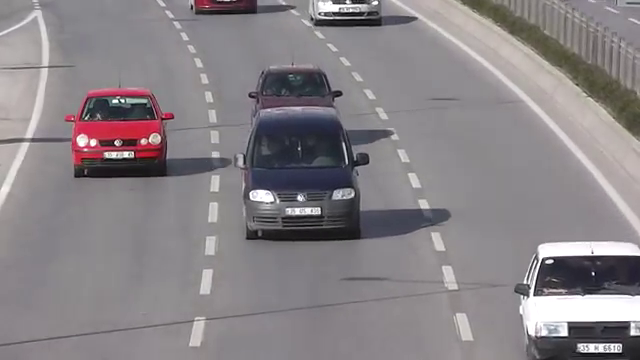
#> input picture frame 55 of videos/traffic2.mp4, 640 x 360 px, given in place of cars.avi, which was not available
$ python readvideo.py   (Python 2 division)   (older library calls are emulated)
#> lines starting #> are read from the running program, lines starting #| are printed output that depends on the picture; pictures that were not available may be replaced by others from this repository, and a replacement may not be noted
### src/video.py
#!/usr/bin/env python

'''
Video capture sample.

Sample shows how VideoCapture class can be used to acquire video
frames from a camera of a movie file. Also the sample provides
an example of procedural video generation by an object, mimicking
the VideoCapture interface (see Chess class).

'create_capture' is a convinience function for capture creation,
falling back to procedural video in case of error.

Usage:
    video.py [--shotdir <shot path>] [source0] [source1] ...'

    sourceN is an
     - integer number for camera capture
     - name of video file
     - synth:<params> for procedural video

Synth examples:
    synth:bg=../cpp/lena.jpg:noise=0.1
    synth:class=chess:bg=../cpp/lena.jpg:noise=0.1:size=640x480

Keys:
    ESC    - exit
    SPACE  - save current frame to <shot path> directory

'''

import numpy as np
import cv2
from time import clock
from numpy import pi, sin, cos
import common

class VideoSynthBase(object):
    # [14 lines left out: function __init__, not called in this run]

    def render(self, dst):
        pass

    # [15 lines left out: function read, not called in this run]

    def isOpened(self):
        return True

class Chess(VideoSynthBase):
    # [45 lines left out: functions __init__, draw_quads, render, not called in this run]


classes = dict(chess=Chess)

presets = dict(
    empty = 'synth:',
    lena = 'synth:bg=../cpp/lena.jpg:noise=0.1',
    chess = 'synth:class=chess:bg=../cpp/lena.jpg:noise=0.1:size=640x480'
)


def create_capture(source = 0, fallback = presets['chess']):
    '''source: <int> or '<int>|<filename>|synth [:<param_name>=<value> [:...]]'
    '''
    source = str(source).strip()
    chunks = source.split(':')
    # hanlde drive letter ('c:', ...)
    if len(chunks) > 1 and len(chunks[0]) == 1 and chunks[0].isalpha():
        chunks[1] = chunks[0] + ':' + chunks[1]
        del chunks[0]

    source = chunks[0]
    try: source = int(source)
    except ValueError: pass
    params = dict( s.split('=') for s in chunks[1:] )

    cap = None
    if source == 'synth':
        Class = classes.get(params.get('class', None), VideoSynthBase)
        try: cap = Class(**params)
        except: pass
    else:
        cap = cv2.VideoCapture(source)
        if 'size' in params:
            w, h = map(int, params['size'].split('x'))
            cap.set(cv2.cv.CV_CAP_PROP_FRAME_WIDTH, w)
            cap.set(cv2.cv.CV_CAP_PROP_FRAME_HEIGHT, h)
    if cap is None or not cap.isOpened():
        print 'Warning: unable to open video source: ', source
        if fallback is not None:
            return create_capture(fallback, None)
    return cap

# [30 lines that do not run on import are left out]

### src/readvideo.py
import numpy as np
import cv2
import video
from common import anorm2, draw_str
from time import clock


lk_params = dict( winSize  = (15, 15),
                  maxLevel = 2,
                  criteria = (cv2.TERM_CRITERIA_EPS | cv2.TERM_CRITERIA_COUNT, 10, 0.03))

feature_params = dict( maxCorners = 500,
                       qualityLevel = 0.3,
                       minDistance = 7,
                       blockSize = 7 )

video_src = '../videos/cars.avi'

track_len = 10
detect_interval = 5
tracks = []

tracks.append([100, 100])
tracks.append([200, 200])
tracks.append([250, 250])
tracks.append([300, 250])

cam = video.create_capture(video_src)
frame_idx = 0

while True:
    ret, frame = cam.read()
#> frame is the input picture: shape (360, 640, 3); mean B, G, R 134.5, 130.9, 136.5
    frame = cv2.resize(frame, (448, 448))
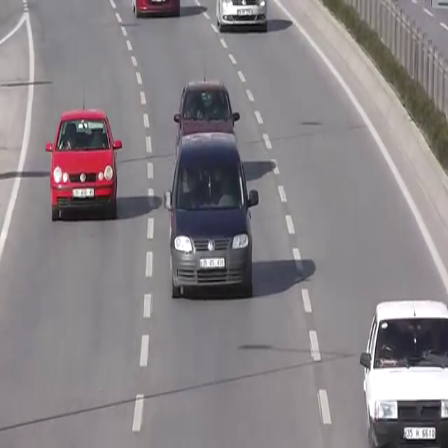
#> frame: shape (448, 448, 3); mean B, G, R 134.4, 130.9, 136.4
    frame_gray = cv2.cvtColor(frame, cv2.COLOR_BGR2GRAY)
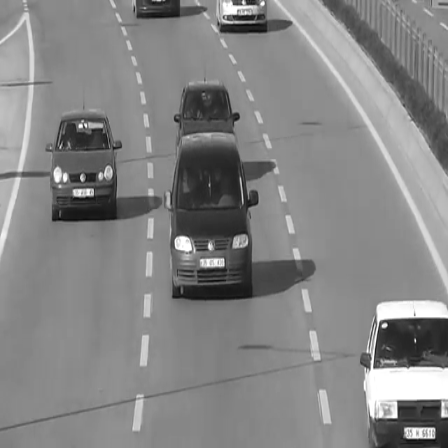
#> frame_gray: shape (448, 448); min 4, max 255, mean 132.9
    vis = frame.copy()
    print "frame:", frame_idx
    if frame_idx > 0:
        img0, img1 = prev_gray, frame_gray

        p0 = np.float32([tr[:] for tr in tracks]).reshape(-1, 1, 2)

        p1, st, err = cv2.calcOpticalFlowPyrLK(img0, img1, p0, None, **lk_params)
        p0r, st, err = cv2.calcOpticalFlowPyrLK(img1, img0, p1, None, **lk_params)

        d = abs(p0-p0r).reshape(-1, 2).max(-1)
        good = d < 1
        new_tracks = []

        # [8 lines of commented-out code are left out]

        for tr, (x, y), good_flag in zip(tracks, p1.reshape(-1, 2), good):
            tr.append((x, y))
            if x > 400:
                continue

            new_tracks.append([x, y])
            # cv2.circle(vis, (x, y), 4, (0, 255, 0), -1)
            cv2.rectangle(vis, (int(x - 10), int(y - 10)), (int(x + 10), int(y + 10)), (0, 0, 255))
            # cv2.putText(vis, class_name, (int(xmin), int(ymin)), 2, 1.5, (0, 0, 255))

        tracks = new_tracks

        print tracks
        # [12 lines of commented-out code are left out]


    frame_idx += 1
    prev_gray = frame_gray
    cv2.imshow('lk_track', vis)

    ch = 0xFF & cv2.waitKey(10)
#> (key Esc is pressed here)
    if ch == 27:
        break


cam.release()
cv2.destroyAllWindows()

$ run again, starting later in the video
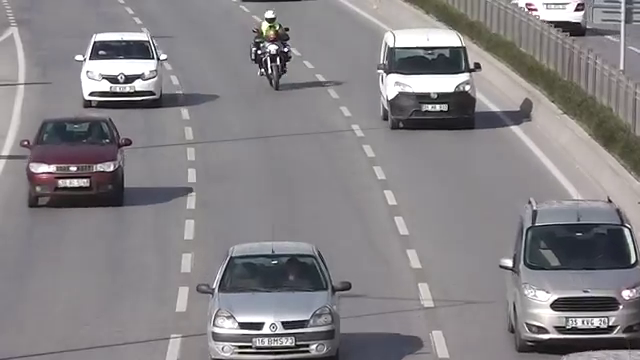
#> input picture frame 249 of videos/traffic2.mp4, 640 x 360 px, given in place of cars.avi, which was not available
#> frame is the input picture: shape (360, 640, 3); mean B, G, R 133.7, 130.7, 133.7
#> `frame = cv2.resize(frame, (448, 448))`:
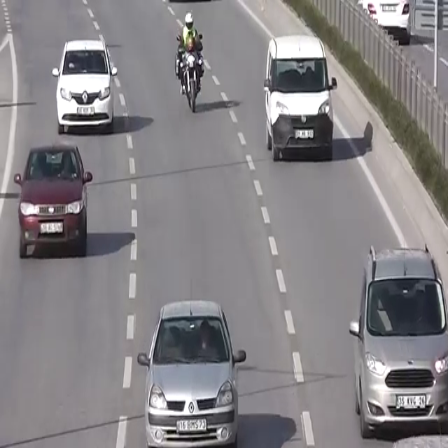
#> frame: shape (448, 448, 3); mean B, G, R 133.6, 130.7, 133.6

$ run again, starting later in the video
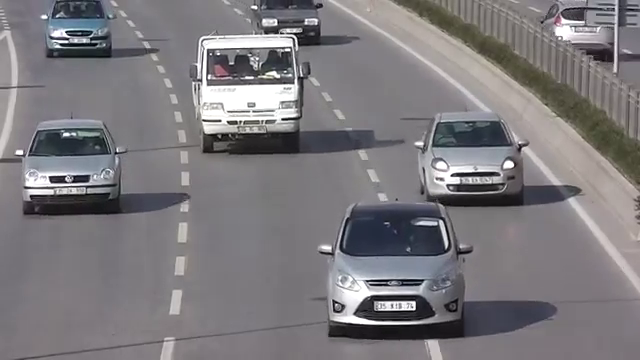
#> input picture frame 444 of videos/traffic2.mp4, 640 x 360 px, given in place of cars.avi, which was not available
#> frame is the input picture: shape (360, 640, 3); mean B, G, R 125, 121.6, 124.3
#> `frame = cv2.resize(frame, (448, 448))`:
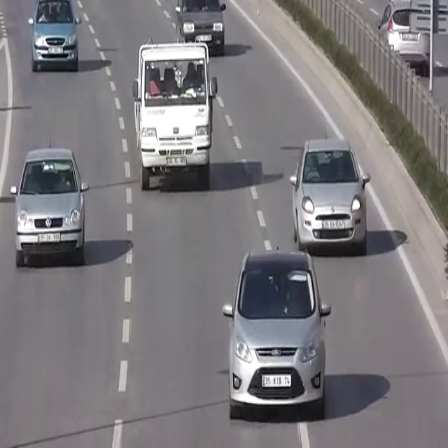
#> frame: shape (448, 448, 3); mean B, G, R 125, 121.5, 124.2
